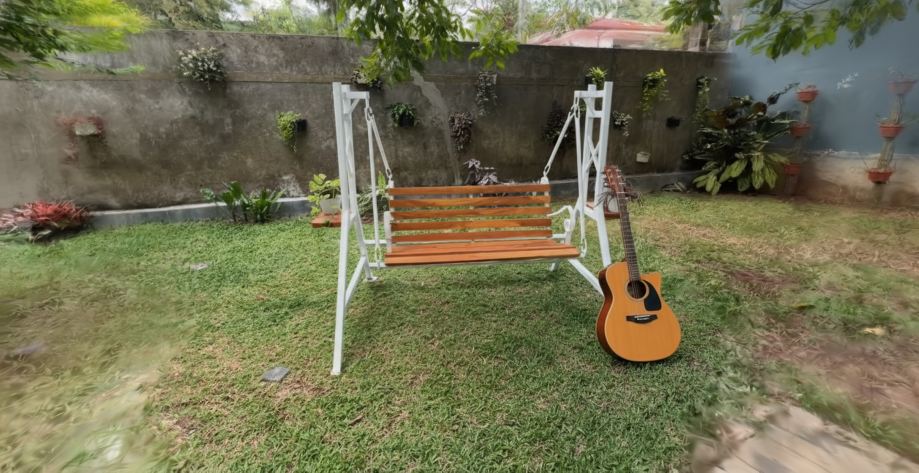
#> input picture DG_3DPlace_Evaluation/data/2d_images/diffusion_guided.png, 1838 x 945 px (shown at 1/2 size)
$ python -i image_processing.py   (imports and definitions only)
#> lines starting #> are read from the running program, lines starting #| are printed output that depends on the picture
"""
Image processing utilities
"""

import numpy as np
from typing import Tuple, Optional, List
from scipy.ndimage import gaussian_filter


# [190 lines left out: functions resize_image, crop_image, apply_gaussian_blur, apply_unsharp_mask, dilate_mask, erode_mask and 5 more, not called in this run]


def edge_detection(image: np.ndarray, method: str = 'sobel') -> np.ndarray:
    """
    Detect edges in image.

    Args:
        image: Input image
        method: 'sobel', 'canny', or 'laplacian'

    Returns:
        Edge map
    """
    from scipy.ndimage import sobel, laplace

    if image.ndim == 3:
        image = np.mean(image, axis=2)

    if method == 'sobel':
        edges = np.sqrt(sobel(image, axis=0)**2 + sobel(image, axis=1)**2)
    elif method == 'laplacian':
        edges = np.abs(laplace(image))
    else:
        # Default to Sobel
        edges = np.sqrt(sobel(image, axis=0)**2 + sobel(image, axis=1)**2)

    # Normalize
    edges = edges / (edges.max() + 1e-6)
    return edges


# [21 lines left out: function pyramid_down, not called in this run]

>>> import cv2
>>> picture = cv2.imread('../../DG_3DPlace_Evaluation/data/2d_images/diffusion_guided.png', cv2.IMREAD_GRAYSCALE)
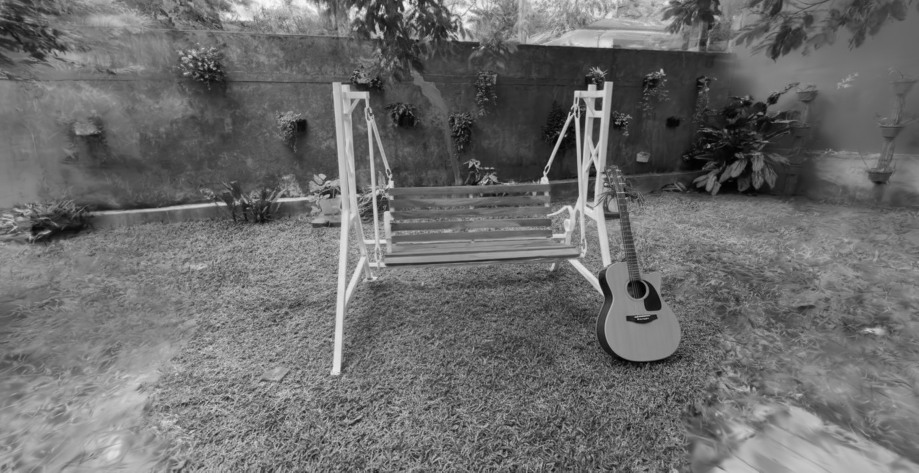
#> picture: shape (945, 1838) (shown at 1/2 size); min 0, max 253, mean 108.5
>>> result = edge_detection(picture)
#> in edge_detection, `edges = np.sqrt(sobel(image, axis=0)**2 + sobel(image, axis=1)**2)`:
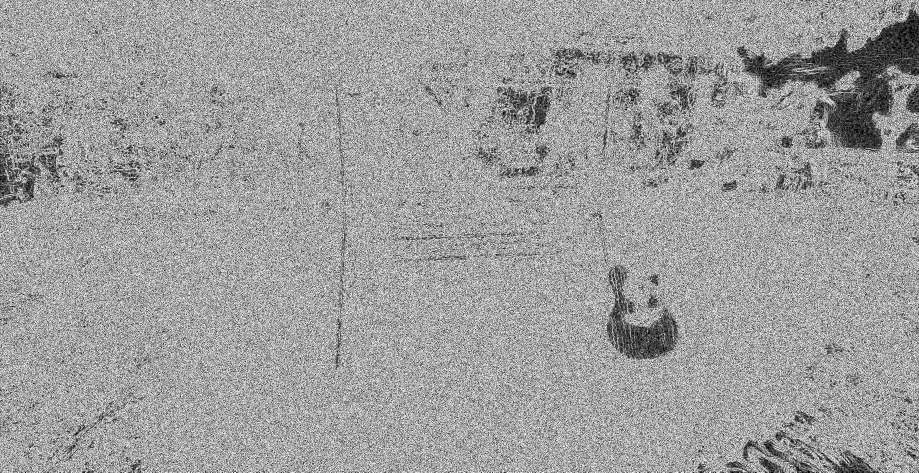
#> edges: shape (945, 1838) float16 (shown at 1/2 size); min 0, max 15.81, mean 9.79; drawn with min black and max white

$ run again, on DG_3DPlace_Evaluation/data/2d_images/initial_scene_render.png
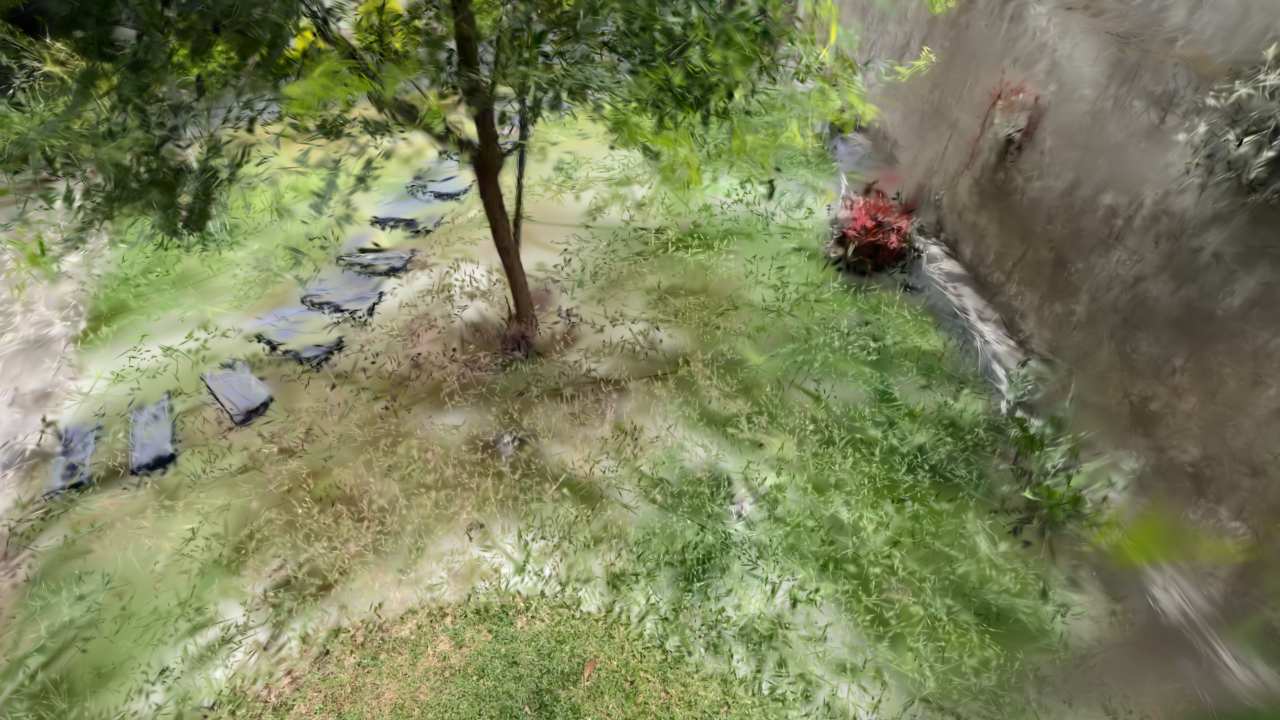
#> input picture DG_3DPlace_Evaluation/data/2d_images/initial_scene_render.png, 1280 x 720 px
#> `picture = cv2.imread('../../DG_3DPlace_Evaluation/data/2d_images/diffu..`:
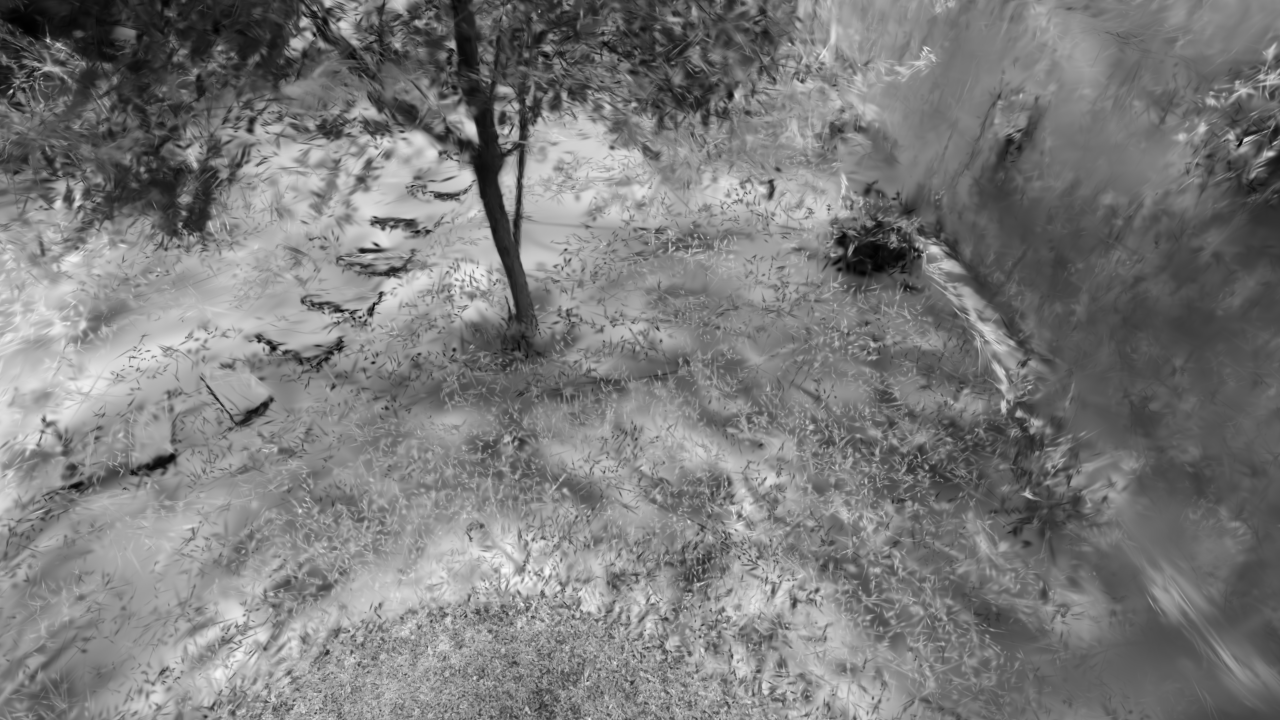
#> picture: shape (720, 1280); min 0, max 250, mean 123.5
#> in edge_detection, `edges = np.sqrt(sobel(image, axis=0)**2 + sobel(image, axis=1)**2)`:
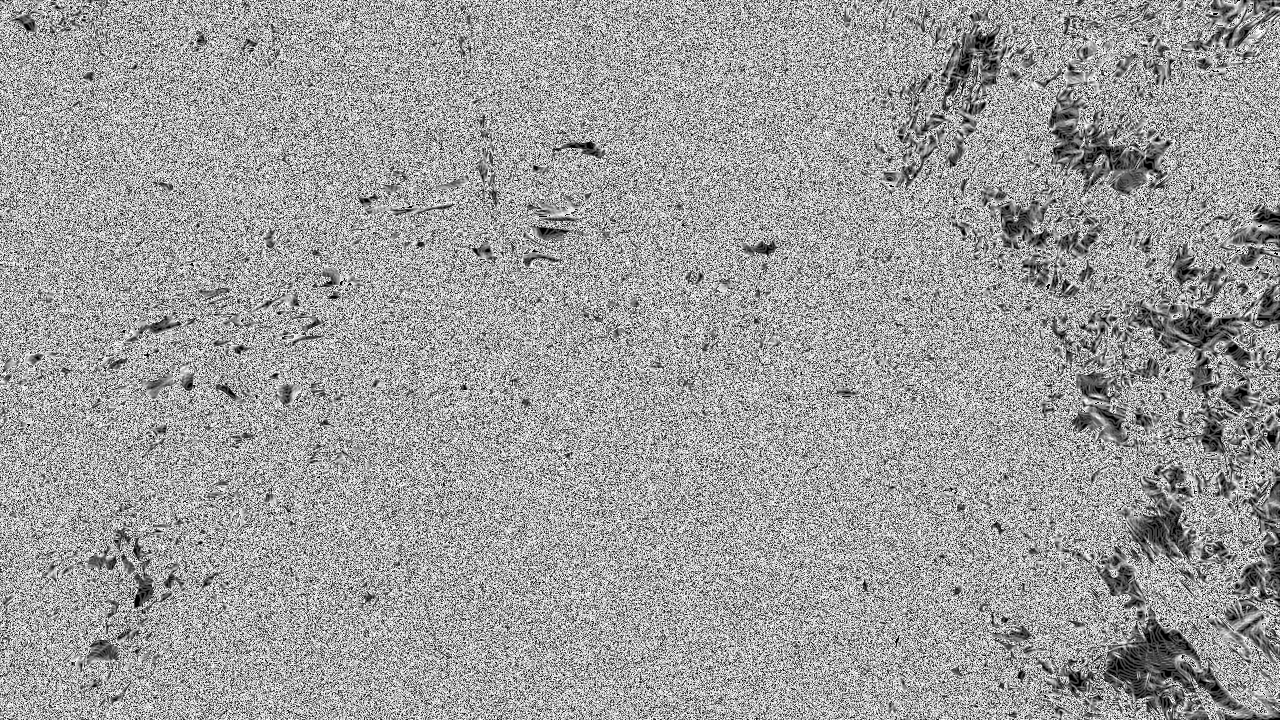
#> edges: shape (720, 1280) float16; min 0, max 15.81, mean 9.82; drawn with min black and max white
